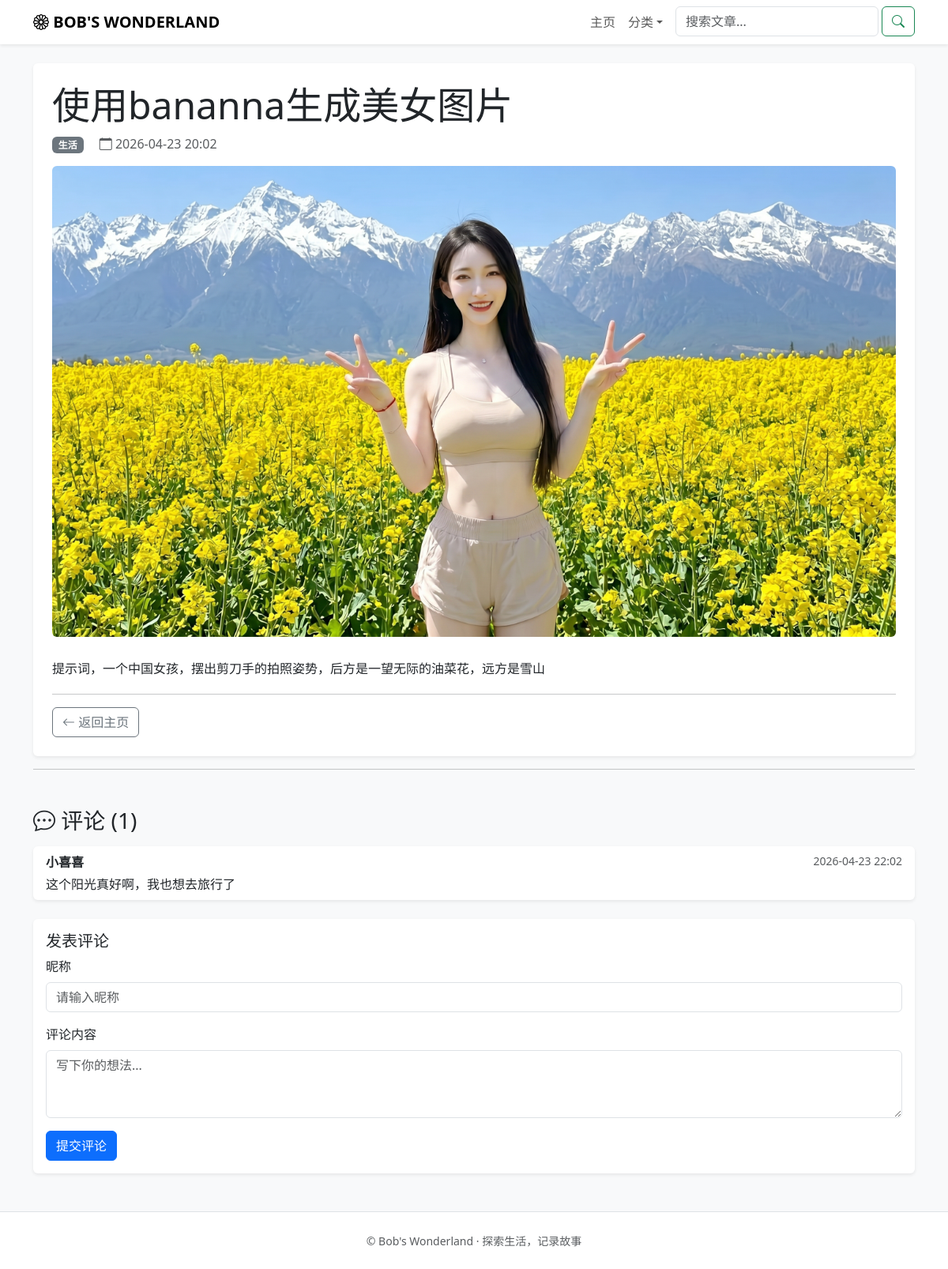
Page /article/3/ on the committed database.
### blog/models.py (models this page shows, shortened)
class Article(models.Model):
    title = models.CharField(max_length=200, verbose_name='标题')
    content = models.TextField(verbose_name='内容')
    summary = models.CharField(max_length=300, blank=True, verbose_name='摘要')
    category = models.CharField(
        max_length=20,
        choices=Category.choices,
        default=Category.LIFE,
        verbose_name='分类'
    )
    created_at = models.DateTimeField(default=timezone.now, verbose_name='创建时间')
    updated_at = models.DateTimeField(auto_now=True, verbose_name='更新时间')
    image = models.ImageField(upload_to='articles/%Y/%m/', blank=True, null=True, verbose_name='文章图片')
    class Meta:
        ordering = ['-created_at']          # 按创建时间倒序
        verbose_name = '文章'
        verbose_name_plural = '文章管理'
    def get_category_display_cn(self):
        return dict(Category.choices).get(self.category, self.category)

class Comment(models.Model):
    article = models.ForeignKey(Article, on_delete=models.CASCADE, related_name='comments', verbose_name='所属文章')
    author = models.CharField(max_length=50, verbose_name='昵称')
    body = models.TextField(verbose_name='评论内容')
    created = models.DateTimeField(auto_now_add=True, verbose_name='评论时间')
    active = models.BooleanField(default=True, verbose_name='是否显示')  # 可后台管理屏蔽
    class Meta:
        ordering = ['created']
        verbose_name = '评论'
        verbose_name_plural = '评论管理'

### blog/views.py (the view, shortened to what this page needs)
# urls.py: path('article/<int:article_id>/', views.article_detail, name='article_detail'),    # 文章详情
def article_detail(request, article_id):
    article = get_object_or_404(Article, pk=article_id)
    comments = article.comments.filter(active=True)  # 只显示启用的评论
    form = CommentForm()
    context = {
        'article': article,
        'comments': comments,
        'form': form,
    }
    return render(request, 'blog/detail.html', context)

### blog/forms.py
class CommentForm(forms.ModelForm):
    class Meta:
        model = Comment
        fields = ['author', 'body']
        labels = {
            'author': '昵称',
            'body': '评论内容',
        }
        widgets = {
            'author': forms.TextInput(attrs={'class': 'form-control', 'placeholder': '请输入昵称'}),
            'body': forms.Textarea(attrs={'class': 'form-control', 'rows': 3, 'placeholder': '写下你的想法...'}),
        }

### blog/templates/blog/detail.html (shortened to what this page needs)
{% extends 'blog/base.html' %}
{% block content %}
<article class="bg-white p-4 rounded shadow-sm">
    <h1 class="display-5">{{ article.title }}</h1>
    <div class="text-muted mb-3">
        <span class="badge bg-secondary">{{ article.get_category_display_cn }}</span>
        <i class="bi bi-calendar ms-3"></i> {{ article.created_at|date:"Y-m-d H:i" }}
    </div>
    {% if article.image %}
    <img src="{{ article.image.url }}" class="img-fluid rounded mb-4" alt="{{ article.title }}">
    {% endif %}
    <div class="content fs-6 lh-lg">
        {{ article.content|safe }}
    </div>
    <hr>
    <a href="{% url 'index' %}" class="btn btn-outline-secondary"><i class="bi bi-arrow-left"></i> 返回主页</a>
</article>
<hr>
<section id="comments-section" class="mt-5">
    <h3 class="mb-3"><i class="bi bi-chat-dots"></i> 评论 ({{ comments.count }})</h3>
    {% for comment in comments %}
    <div class="card mb-2 border-0 shadow-sm">
        <div class="card-body py-2">
            <div class="d-flex justify-content-between">
                <strong>{{ comment.author }}</strong>
                <small class="text-muted">{{ comment.created|date:"Y-m-d H:i" }}</small>
            </div>
            <p class="mb-0 mt-1">{{ comment.body|linebreaksbr }}</p>
        </div>
    </div>
    {% empty %}
    <p class="text-muted">暂无评论，快来抢沙发！</p>
    {% endfor %}
    <div class="card border-0 shadow-sm mt-4">
        <div class="card-body">
            <h5 class="card-title">发表评论</h5>
            <form method="post" action="{% url 'article_detail' article.id %}#comments-section">
                <div class="mb-3">
                    <label for="{{ form.author.id_for_label }}" class="form-label">昵称</label>
                    {{ form.author }}
                </div>
                <div class="mb-3">
                    <label for="{{ form.body.id_for_label }}" class="form-label">评论内容</label>
                    {{ form.body }}
                </div>
                <button type="submit" class="btn btn-primary">提交评论</button>
            </form>
        </div>
    </div>
</section>
{% endblock %}

### blog/templates/blog/base.html (shortened to what this page needs)
<!DOCTYPE html>
<html lang="zh-CN">
<head>
    <link href="https://cdn.jsdelivr.net/npm/bootstrap@5.3.0/dist/css/bootstrap.min.css" rel="stylesheet">
    <link rel="stylesheet" href="https://cdn.jsdelivr.net/npm/bootstrap-icons@1.11.3/font/bootstrap-icons.min.css">
    {% load static %}
    <link rel="stylesheet" href="{% static 'blog/css/style.css' %}">
</head>
<bofdy class="bg-light">
    <nav class="navbar navbar-expand-lg navbar-light bg-white shadow-sm mb-4">
        <div class="container">
            <a class="navbar-brand fw-bold" href="{% url 'index' %}">
                <i class="bi bi-flower1"></i> BOB'S WONDERLAND
            </a>
            <div class="collapse navbar-collapse" id="navbarNav">
                <ul class="navbar-nav ms-auto">
                    <li class="nav-item">
                        <a class="nav-link" href="{% url 'index' %}">主页</a>
                    </li>
                    <li class="nav-item dropdown">
                        <a class="nav-link dropdown-toggle" href="#" role="button" data-bs-toggle="dropdown">分类</a>
                    </li>
                    <li class="nav-item ms-2">
                        <form class="d-flex" action="{% url 'search' %}" method="get">
                            <input class="form-control me-1" type="search" name="q" placeholder="搜索文章..." aria-label="Search">
                            <button class="btn btn-outline-success" type="submit"><i class="bi bi-search"></i></button>
                        </form>
                    </li>
                </ul>
            </div>
        </div>
    </nav>
    <main class="container mb-5">
        {% block content %}{% endblock %}
    </main>
    <footer class="bg-white border-top py-4 mt-5">
        <div class="container text-center text-muted">
            <small>© Bob's Wonderland · 探索生活，记录故事</small>
        </div>
    </footer>
</bofdy>
</html>

### blog/static/blog/css/style.css (style rules this page uses)
.card { transition: transform 0.2s ease, box-shadow 0.2s ease; }
footer { color: #6c757d; }

### rows in the picture
Article: title "使用bananna生成美女图片", get_category_display_cn "生活", created_at "2026-04-23 20:02", image (picture), content "提示词，一个中国女孩，摆出剪刀手的拍照姿势，后方是一望无际的油菜花，远方是雪山"
Comment: author "小喜喜", created "2026-04-23 22:02", body "这个阳光真好啊，我也想去旅行了"

### other values in the picture
{{ comments.count }} "1"
